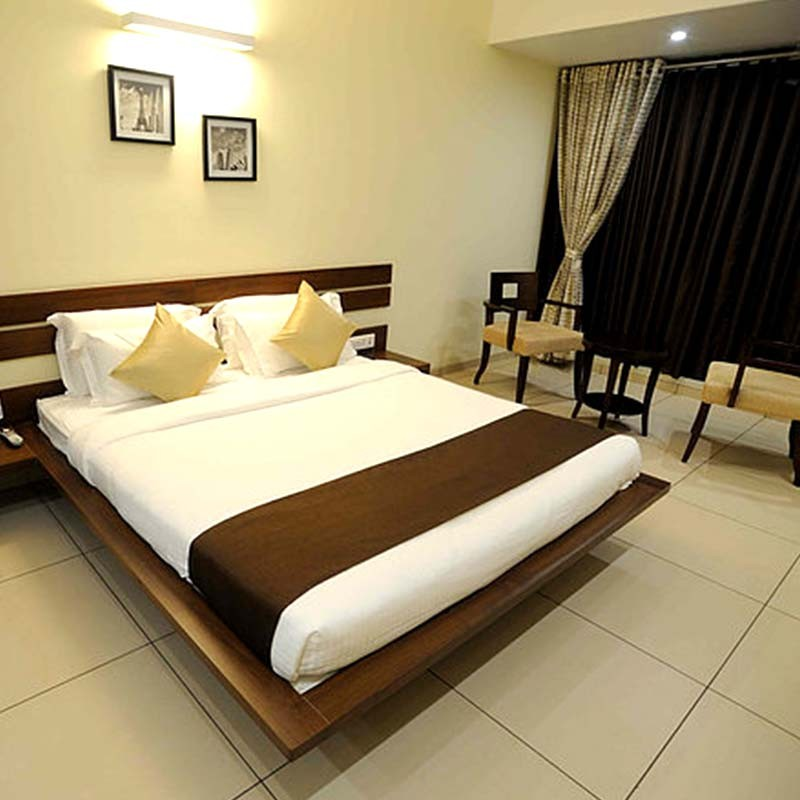
#> input picture eight.jpg, 800 x 800 px, found by its file name
$ python cropping.py
#> lines starting #> are read from the running program, lines starting #| are printed output that depends on the picture
import cv2
image=cv2.imread("eight.jpg")
#> image is the input picture: shape (800, 800, 3); mean B, G, R 107.5, 141.6, 156.8

if image is not None:
    cropped_image=image[200:700,50:700]
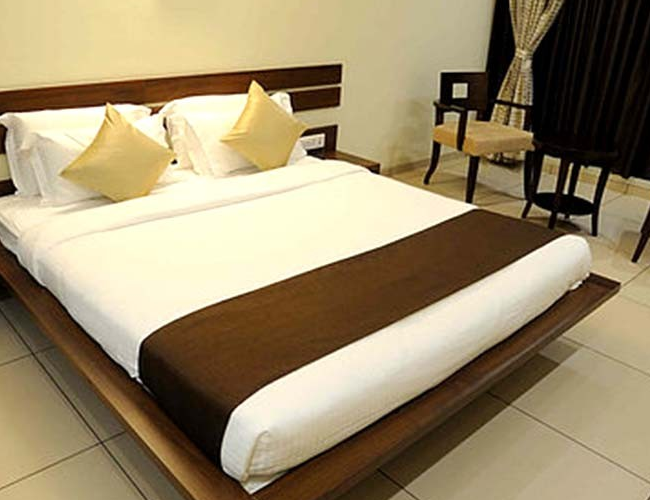
#> cropped_image: shape (500, 650, 3); mean B, G, R 107.5, 139.4, 155.4

if cropped_image is not None:

    cv2.imshow("Original image",image)
    cv2.imshow("Cropped Image", cropped_image)
    cv2.waitKey(0)
    cv2.destroyAllWindows()
